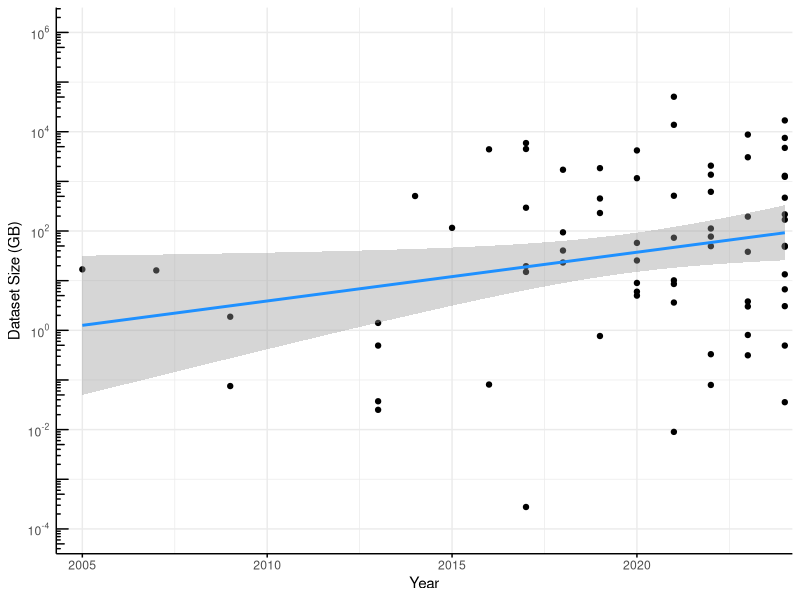
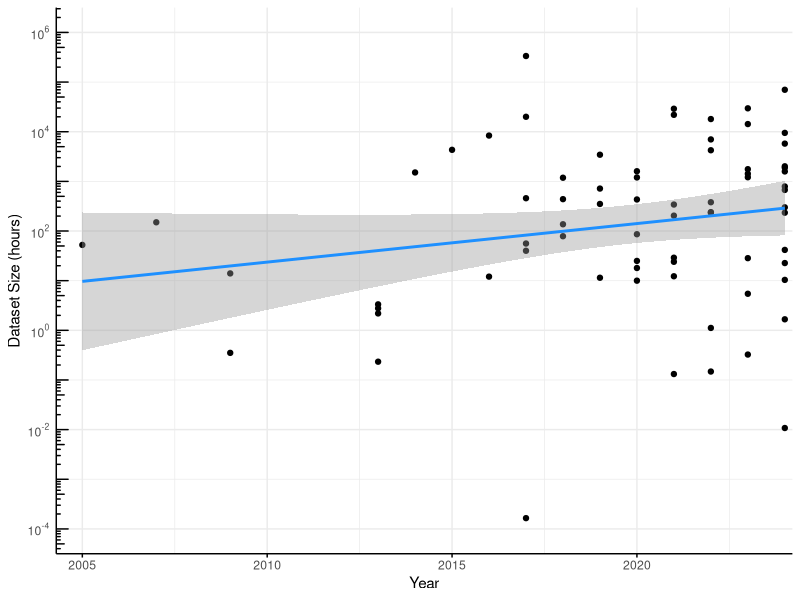
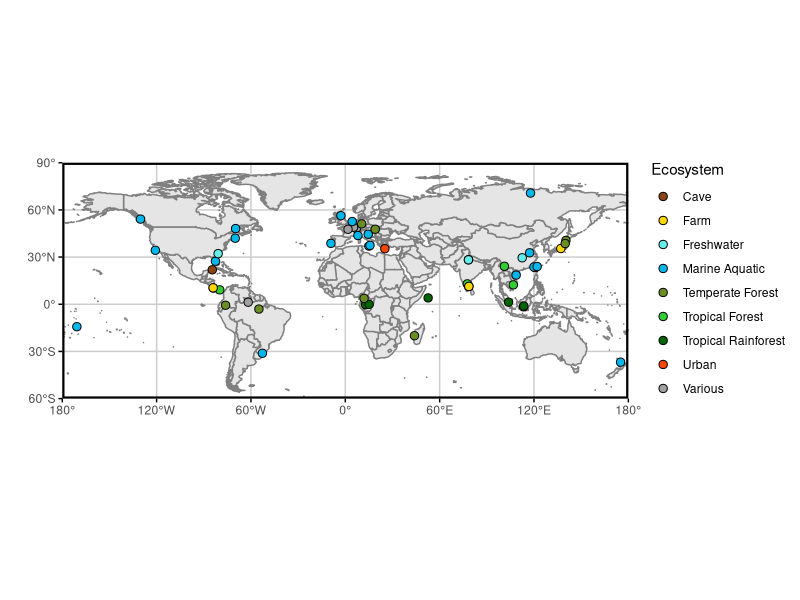
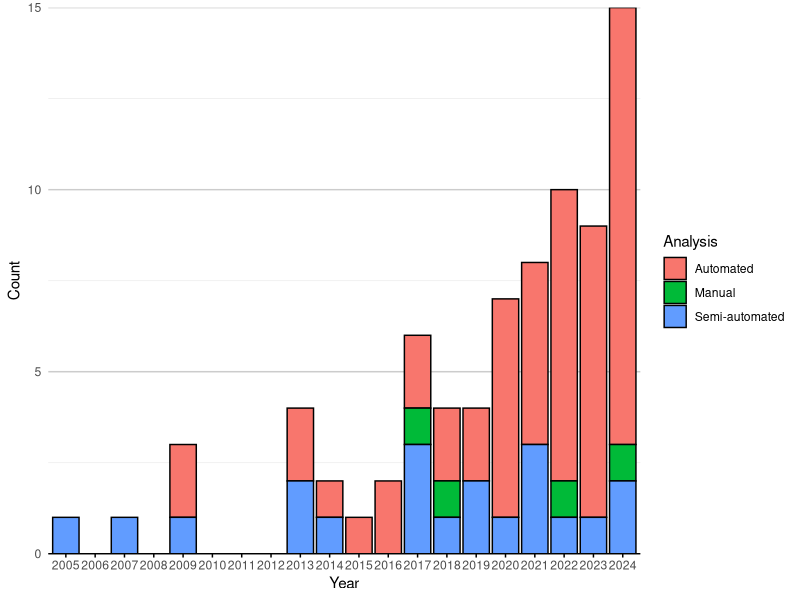
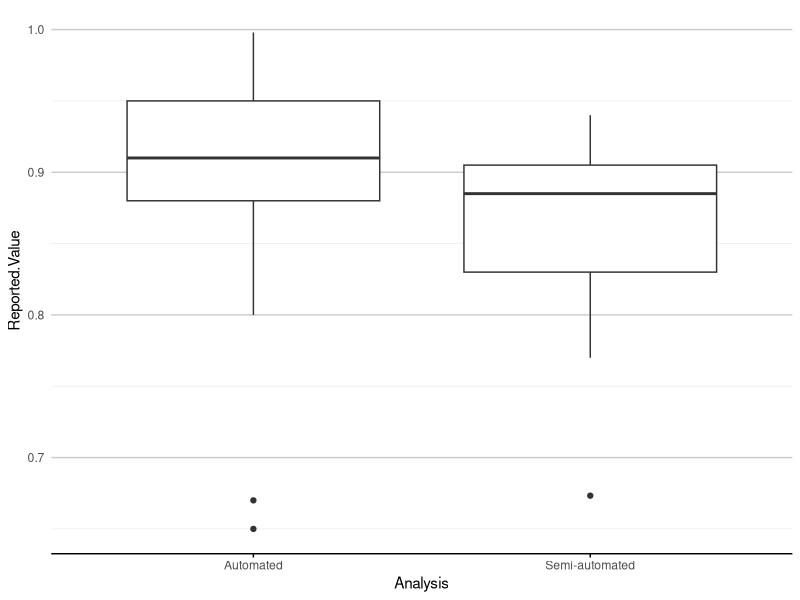
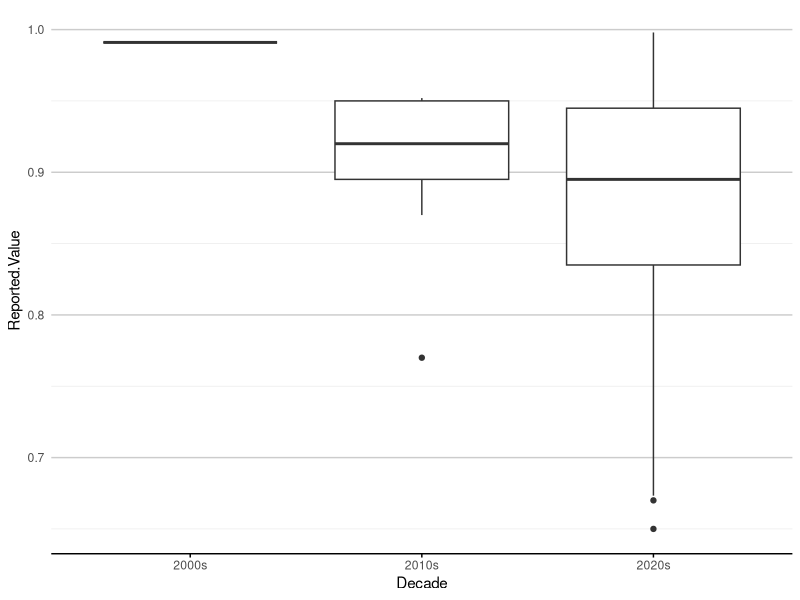
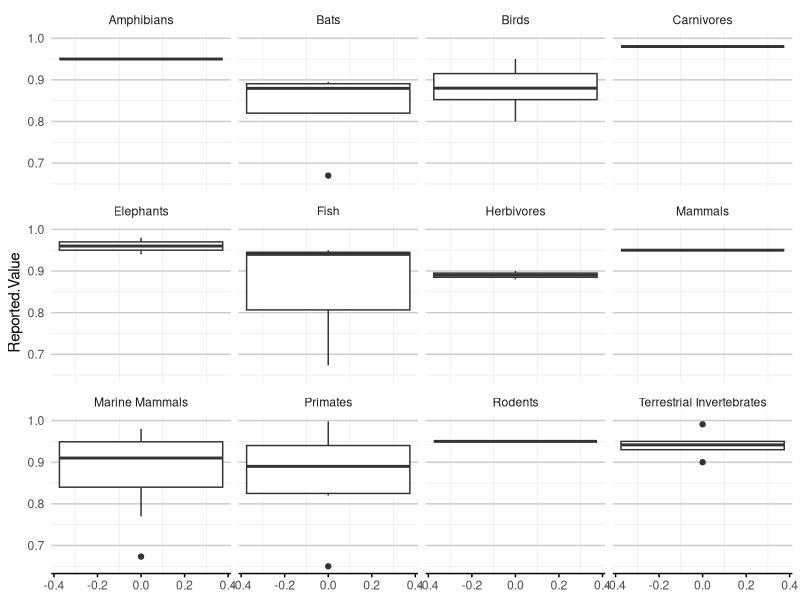
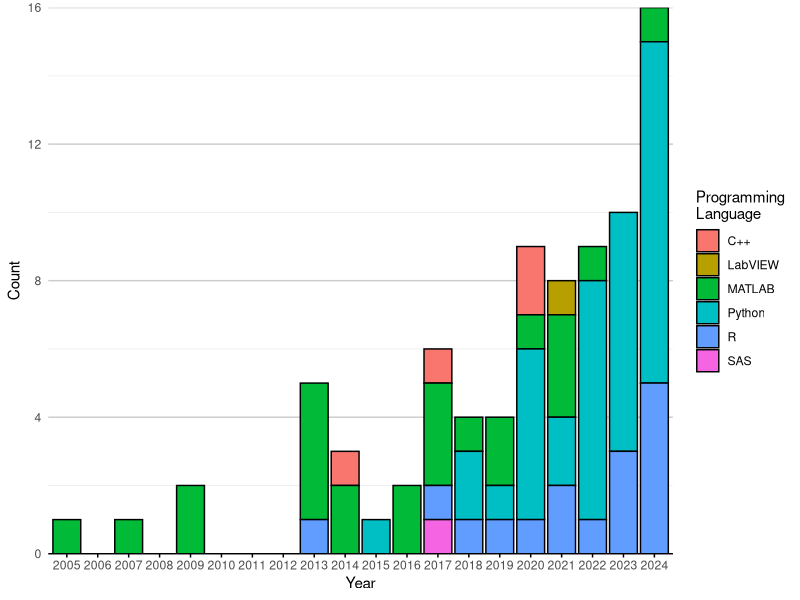

Source code (R) for these figures, in order:
## ---- chunk 1
library(ggplot2)
library(maps)
library(dplyr)
## ---- chunk 2
df <- read.csv("tagged_literature.csv")
#df$Year <- as.factor(df$Year)

log10_minor_break = function (...){
  function(x) {
    minx         = floor(min(log10(x), na.rm=T))-1;
    maxx         = ceiling(max(log10(x), na.rm=T))+1;
    n_major      = maxx-minx+1;
    major_breaks = seq(minx, maxx, by=1)
    minor_breaks = 
      rep(log10(seq(1, 9, by=4)), times = n_major)+
      rep(major_breaks, each = 9)
    return(10^(minor_breaks))
  }
}

log_breaks = function(maj, radix=10) {
  function(x) {
    minx         = floor(min(logb(x,radix), na.rm=T)) - 1
    maxx         = ceiling(max(logb(x,radix), na.rm=T)) + 1
    n_major      = maxx - minx + 1
    major_breaks = seq(minx, maxx, by=1)
    if (maj) {
      breaks = major_breaks
    } else {
      steps = logb(1:(radix-1),radix)
      breaks = rep(steps, times=n_major) +
               rep(major_breaks, each=radix-1)
    }
    radix^breaks
  }
}
scale_x_log_eng = function(..., radix=10) {
  scale_x_continuous(...,
                     trans=scales::log_trans(radix),
                     breaks=scales::log_breaks(TRUE, radix),
                     minor_breaks=scales::log_breaks(FALSE, radix))
}
scale_y_log_eng = function(..., radix=10) {
  scale_y_continuous(...,
                     trans=scales::log_trans(radix),
                     breaks=scales::log_breaks(TRUE, radix),
                     minor_breaks=scales::log_breaks(FALSE, radix))
}

p <- df |>
  tidyr::drop_na(Dataset.GB) |> 
  #filter(Year >= 2008) |>
  ggplot(aes(Year, Dataset.GB)) + 
  geom_point() + 
  scale_y_log10(
    limits = c(1e-4, 1e6),
    breaks = scales::trans_breaks("log10", function(x) 10^x),
    labels = scales::trans_format("log10", scales::math_format(10^.x))
  ) +
  annotation_logticks(side="l")+
  geom_smooth(method="lm", color = "dodgerblue") +
  scale_x_continuous(limits=c(2004.5, 2024), expand = c(0.01,0.01)) +
  labs(y="Dataset Size (GB)") +
  theme_minimal() +
  theme(axis.line = element_line(),
        axis.ticks.x = element_line())
p
ggsave("images/data_trend.png", p, width = 110, height = 110, units = "mm")

p <- df |>
  tidyr::drop_na(Dataset.Hours) |> 
  #filter(Year >= 2008) |>
  ggplot(aes(Year, Dataset.Hours)) + 
  geom_point() + 
  scale_y_log10(
    limits = c(1e-4, 1e6),
    breaks = scales::trans_breaks("log10", function(x) 10^x),
    labels = scales::trans_format("log10", scales::math_format(10^.x))
  ) +
  annotation_logticks(side="l")+
  geom_smooth(method="lm", color = "dodgerblue") +
  scale_x_continuous(limits=c(2004.5, 2024), expand = c(0.01,0.01)) +
  labs(y="Dataset Size (hours)") +
  theme_minimal() +
  theme(axis.line = element_line(),
        axis.ticks.x = element_line())
p
ggsave("images/hours_trend.png", p, width = 110, height = 110, units = "mm")
## ---- chunk 3
# Sample data
#coords <- c("-0.356251N,12.940863E;-0.078775N,15.127076E", "-0.078775N,15.1270777E")

# Function to convert coordinates to numeric values
convert_to_numeric <- function(coord_string) {
  # Split the string by comma
  parts <- strsplit(coord_string, ",")[[1]]
  #remove leading or trailing space
  
  # Extract latitude and longitude, handle direction
  lat <- as.numeric(gsub("[A-Z]", "", parts[1]))
  lon <- as.numeric(gsub("[A-Z]", "", parts[2]))
  
  # Check direction for latitude
  if (grepl("S", parts[1])) {
    lat <- -lat
  }
  
  # Check direction for longitude
  if (grepl("W", parts[2])) {
    lon <- -lon
  }
  
  return(paste0(c(lat, lon), collapse = ","))
}

Latlong_df <- df |>
  select(Latlong, Ecosystem) |>
  mutate(Latlong = strsplit(Latlong, ";")) |>
  tidyr::unnest(Latlong) |>
  mutate(Ecosystem = strsplit(Ecosystem, ", ")) |>
  tidyr::unnest(Ecosystem) |>
  mutate(Latlong = sapply(Latlong, convert_to_numeric),
         lat = sapply(strsplit(Latlong, ","), function(x) as.numeric(x[1])),
         long = sapply(strsplit(Latlong, ","), function(x) as.numeric(x[2]))
)

# Create the world map
world <- map_data("world")

ecosystem_colors <- c(
  "Tropical Forest" = "#32CD32",
  "Marine Aquatic" = "#00B7EB",
  "Various" = "#a0a0a0",
  "Tropical Rainforest" = "#006400",
  "Freshwater" = "#66EEEB",
  "Temperate Forest" = "#6B8E23",
  "Farm" = "#FFD700",
  "Cave" = "#8B4513",
  "Urban" = "#FF4500"
)

# Plotting
p <- ggplot() +
  # Add world map with light grey fill and dark grey borders
  geom_polygon(data = world, aes(x = long, y = lat, group = group), 
               fill = "grey90", color = "grey50") +
  # Add jittered points for different tags
  geom_jitter(data = Latlong_df, aes(x = long, y = lat, fill = Ecosystem), colour="black", size = 2.5, shape=21) +
  # Set coordinate system to map projection
  coord_fixed(ratio = 1, xlim = c(-180, 180), ylim = c(-60, 90), expand = FALSE) +
  # Custom breaks and labels for x (longitude) and y (latitude)
  scale_x_continuous(breaks = seq(-180, 180, by = 60),
                     labels = c("180°", "120°W", "60°W", "0°", "60°E", "120°E", "180°")) +
  scale_y_continuous(breaks = seq(-90, 90, by = 30),
                     labels = c("90°", "60°S", "30°S", "0°", "30°N", "60°N", "90°")) +
  scale_fill_manual(values = ecosystem_colors) +
  # Theme settings
  labs(x="",y="")+
  theme_minimal() +
  theme(
    axis.ticks = element_line(),
    panel.grid.major = element_line(color = "grey80"),    # Light grey grid lines
    panel.grid.minor = element_blank(),                   # No minor grid lines
    panel.border = element_rect(color = "black", fill = NA, linewidth=1.5),  # Black panel border
    axis.text.x = element_text(angle = 0, hjust = 0.5),   # Horizontal x-axis text
    legend.position = "right"                             # Legend on right
  )
p
ggsave("images/ecosystem_map.png", p, width = 240, height = 90, units = "mm")
## ---- chunk 4
bar_theme_x <- theme(panel.grid.major.x = element_blank(),
                   panel.grid.major.y = element_line(colour = "grey80"),
                   axis.line.x = element_line(colour="black"),
                   axis.ticks.x=element_line())
bar_theme_y <- theme(panel.grid.major.y = element_blank(),
                   panel.grid.major.x = element_line(colour = "grey80"),
                   axis.line.y = element_line(colour="black"),
                   axis.ticks.y=element_line())

include_missing_zero <- function(df, col){
  missing_years <- 2005:2024  # This creates c(2025, 2024)

  new_rows <- expand.grid(
    Year  = missing_years,  
    a     = df |> pull({{col}}) |> unique(), 
    Count = 0
  )
  
  colnames(new_rows)[2] <- col

  df <- df |>
    bind_rows(new_rows) |>
    distinct() 
  return(df)
}

keep_gt1 <- function(df, col){
  total_counts <- df |>
    group_by(.data[[col]]) |>
    summarise(Total_Count = n(), .groups = 'drop') |>
    na.omit()

  methods_to_keep <- total_counts |>
    filter(Total_Count > 1) |>
    pull({{ col }})
    
  df[,col] <- ifelse(df[[col]] %in% methods_to_keep, df[[col]], "Other Methods")
  return(df)
}

barplot_counts <- function(df, col, col_title=col, prop=FALSE, year=TRUE, decade=FALSE, bar_col="dodgerblue"){
  if(decade){
    df <- df |>
      mutate(Year = case_when(
        Year >= 2000 & Year < 2010 ~ "2000s",
        Year >= 2010 & Year < 2020 ~ "2010s",
        Year >= 2020 & Year < 2030 ~ "2020s",
        TRUE ~ NA_character_  # Handle years outside these ranges
      ))
  }
  count_data <- df |>
    group_by(Year, .data[[col]], .drop=FALSE) |>
    summarise(Count = n(), .groups = 'drop') |>
    na.omit()
  
  total_count_per_year <- count_data |>
    group_by(Year, .drop=FALSE) |>
    summarise(Total = sum(Count), .groups = 'drop')
  
  count_data <- left_join(count_data, total_count_per_year, by = "Year") |>
    mutate(Percentage = (Count / Total) * 100) |>
    arrange(Year, .data[[col]])
  
  if(!decade){
    count_data <- count_data |>
    include_missing_zero(col)
  }
  
  if(!year){
    df <- df[df[,col] != "Other Methods",]
    p <- df |>
      ggplot(aes(y = reorder(.data[[col]], .data[[col]], FUN = length, decreasing = FALSE))) +
      geom_bar(stat = "count", fill = bar_col) +  # Fill bars with dodgerblue
      labs(x = "Count", y = col_title) +
      scale_x_continuous(expand = c(0,0))
  } else {
    if(prop){
      p <- count_data |> 
        ggplot(aes(x = factor(Year), y = Percentage, fill = .data[[col]], label=Count)) +
        geom_bar(stat = "identity", colour=ifelse(count_data$Count > 0, "black", NA)) +
        geom_label(
          aes(group = .data[[col]]),
          size = 3,
          position = position_stack(vjust = 0.5), 
          fill = "white",                # Optional: black background for contrast
          hjust = ifelse((count_data$Count <= 3) & count_data[[col]] %in% c("Log Magnitude", "Mel", "Data Augmentation", "Downsampling"), (1:nrow(count_data) - 1) %% 2, 0.5)
        ) +
        labs(x = ifelse(decade, "Decade", "Year"), y = "Percentage", fill = col_title) +
        scale_y_continuous(limits=c(0,102), expand=c(0,0)) #+ 
        #guides(fill = guide_legend(override.aes = list(colour = NA)))
    } else {
      p <- count_data |> 
        ggplot(aes(x = factor(Year), y = Count, fill = .data[[col]])) +
        geom_bar(stat = "identity", colour=ifelse(count_data$Count > 0, "black", NA)) +
        labs(x = ifelse(decade, "Decade", "Year"), y = "Count", fill = col_title) +
        scale_y_continuous(expand=c(0,0))
    }
  }
  p <- p + 
    #scale_fill_viridis_d()+
    theme_minimal() +
    guides(fill = guide_legend(override.aes = list(colour = "black")))+
    bar_theme_x
  return(p)
}
## ---- chunk 5
# Convert 'NA' to R's NA
df$Analysis[df$Analysis == "NA"] <- NA

p <- barplot_counts(df, "Analysis")
p
ggsave("images/analysis_year.png", p, width = 240, height = 100, units = "mm")
## ---- chunk 6
p <- df |>
  filter((Reported.Value != "") & (!is.na(Reported.Value))) |>
  mutate(Reported.Value = as.numeric(Reported.Value)) |>
  tidyr::drop_na(Reported.Value) |>
  ggplot(aes(x = Analysis, y = Reported.Value)) +
  geom_boxplot() +
  theme_minimal() +
  bar_theme_x
p
ggsave("images/analysis_reportedvalue.png", p, width = 240, height = 100, units = "mm")
## ---- chunk 7
p <- df |>
  filter((Reported.Value != "") & (!is.na(Reported.Value))) |>
  mutate(Reported.Value = as.numeric(Reported.Value)) |>
  tidyr::drop_na(Reported.Value) |>
  mutate(Decade = case_when(
    Year >= 2000 & Year < 2010 ~ "2000s",
    Year >= 2010 & Year < 2020 ~ "2010s",
    Year >= 2020 & Year < 2030 ~ "2020s",
    TRUE ~ NA_character_  # Handle years outside these ranges
  )) |>
  ggplot(aes(x = Decade, y = Reported.Value)) +
  geom_boxplot() +
  theme_minimal() +
  bar_theme_x
p
ggsave("images/decade_reportedvalue.png", p, width = 240, height = 100, units = "mm")
## ---- chunk 8
p <- df |>
  filter((Reported.Value != "") & (!is.na(Reported.Value))) |>
  mutate(Reported.Value = as.numeric(Reported.Value)) |>
  tidyr::drop_na(Reported.Value) |>
  mutate(Taxa = strsplit(as.character(Taxa), ", ")) |>
  tidyr::unnest(Taxa) |>
  ggplot(aes(y = Reported.Value)) +
  geom_boxplot() +
  theme_minimal() +
  bar_theme_x +
  facet_wrap(~Taxa)
p
ggsave("images/taxa_reportedvalue.png", p, width = 240, height = 100, units = "mm")
## ---- chunk 9
# Convert 'NA' to R's NA
df$Programming.Language[df$Programming.Language == "NA"] <- NA

# Split languages where there are multiple
df_lang <- df |>
  mutate(ProgLanguage = strsplit(as.character(Programming.Language), ", ")) |>
  tidyr::unnest(ProgLanguage)

p <- barplot_counts(df_lang, "ProgLanguage", "Programming\nLanguage")
p
ggsave("images/programminglanguage_year.png", p, width = 240, height = 100, units = "mm")
## ---- chunk 10
df_taxa <- df |>
  mutate(Taxa = strsplit(as.character(Taxa), ", ")) |>
  tidyr::unnest(Taxa)

p <- barplot_counts(df_taxa, "Taxa")
p
ggsave("images/taxa_year.png", p, width = 240, height = 100, units = "mm")
## ---- chunk 11
df_analysis <- df |>
  mutate(Analysis.Methods = strsplit(as.character(Analysis.Methods), ", ")) |>
  tidyr::unnest(Analysis.Methods)

df_analysis <- keep_gt1(df_analysis, "Analysis.Methods")
  #filter(Analysis.Methods %in% methods_to_keep)
p <- barplot_counts(df_analysis, "Analysis.Methods")
p
ggsave("images/analysismethods_year.png", p, width = 240, height = 100, units = "mm")
p <- barplot_counts(df_analysis, "Analysis.Methods", year=FALSE)
p
ggsave("images/analysismethods_total.png", p, width = 240, height = 100, units = "mm")
## ---- chunk 12
df_tools <- df |>
  mutate(Automation.Tools = strsplit(as.character(Automation.Tools), ", ")) |>
  tidyr::unnest(Automation.Tools)

df_tools <- keep_gt1(df_tools, "Automation.Tools")

#filter(Analysis.Methods %in% methods_to_keep)
p <- barplot_counts(df_tools, "Automation.Tools", "Automation Tools")
p
ggsave("images/automationtools_year.png", p, width = 240, height = 120, units = "mm")
p <- barplot_counts(df_tools, "Automation.Tools", "Automation Tools", year = FALSE, bar_col="darkmagenta")
p
ggsave("images/automationtools_total.png", p, width = 240, height = 120, units = "mm")
## ---- chunk 13
df_code_available <- df |>
  mutate(Code.Availability = strsplit(as.character(Code.Availability), ", ")) |>
  tidyr::unnest(Code.Availability)

p <- barplot_counts(df_code_available, "Code.Availability", "Code\nAvailability")
p
ggsave("images/codeavailable_year.png", p, width = 240, height = 100, units = "mm")
## ---- chunk 14
df_data_available <- df |>
  mutate(Data.Availability = strsplit(as.character(Data.Availability), ", ")) |>
  tidyr::unnest(Data.Availability)

p <- barplot_counts(df_data_available, "Data.Availability", "Data\nAvailability")
p
ggsave("images/dataavailable_year.png", p, width = 240, height = 100, units = "mm")
## ---- chunk 15
#df <- read.csv("tagged_literature.csv")
#df |>
#  mutate(Automation.Tools = strsplit(as.character(Automation.Tools), ", ")) |>
#  tidyr::unnest(Automation.Tools) |>
#  pull(Automation.Tools) |> sort() |> unique()
## ---- chunk 16
#df <- read.csv("tagged_literature.csv")
#df |>
#  mutate(Analysis.Methods = strsplit(as.character(Analysis.Methods), ", ")) |>
#  tidyr::unnest(Analysis.Methods) |>
#  pull(Analysis.Methods) |> sort() |> unique()
## ---- chunk 17
df_eval <- df |>
  mutate(Evaluation.Method = strsplit(as.character(Evaluation.Method), ", ")) |>
  tidyr::unnest(Evaluation.Method)

df_eval <- keep_gt1(df_eval, "Evaluation.Method")
  #filter(Analysis.Methods %in% methods_to_keep)
p <- barplot_counts(df_eval, "Evaluation.Method", "Evaluation Method")
p
ggsave("images/evaluationmethod_year.png", p, width = 240, height = 100, units = "mm")
## ---- chunk 18
#df <- read.csv("tagged_literature.csv")
#df |>
#  mutate(Preprocessing = strsplit(as.character(Preprocessing), ", ")) |>
#  tidyr::unnest(Preprocessing) |>
#  pull(Preprocessing) |> sort() |> unique()
## ---- chunk 19
df_pre <- df |>
  mutate(Preprocessing = strsplit(as.character(Preprocessing), ", ")) |>
  tidyr::unnest(Preprocessing)

df_pre <- keep_gt1(df_pre, "Preprocessing")
p <- barplot_counts(df_pre, "Preprocessing")
p
ggsave("images/preprocessing_year.png", p, width = 240, height = 100, units = "mm")
p <- barplot_counts(df_pre, "Preprocessing", prop=TRUE)
p
ggsave("images/preprocessing_prop_year.png", p, width = 240, height = 100, units = "mm")
p <- barplot_counts(df_pre, "Preprocessing", prop=TRUE, decade=TRUE)
p
ggsave("images/preprocessing_prop_decade.png", p, width = 200, height = 80, units = "mm")
## ---- chunk 20
count_data <- df_lang |>
    group_by(Year, ProgLanguage, .drop=FALSE) |>
    summarise(Count = n(), .groups = 'drop') |>
    na.omit()
  
total_count_per_year <- count_data |>
  group_by(Year, .drop=FALSE) |>
  summarise(Total = sum(Count), .groups = 'drop')

count_data <- left_join(count_data, total_count_per_year, by = "Year") |>
  mutate(Percentage = (Count / Total) * 100) |>
  include_missing_zero('ProgLanguage')

count_data |> 
  ggplot(aes(x = factor(Year), y = Count, fill = ProgLanguage)) +
  geom_bar(stat = "identity", colour=ifelse(count_data$Count > 0, "black", NA)) +
  labs(x = "Year", y = "Count", fill = 'Language') +
  scale_y_continuous(expand=c(0,0))+
  theme_minimal() +
  guides(fill = guide_legend(override.aes = list(colour = "black")))+
  theme(panel.grid.major.x = element_blank(),
        panel.grid.major.y = element_line(colour = "grey80"),
        axis.line.x = element_line(colour="black"),
        #panel.grid = element_line(colour="lightgrey"),
        axis.ticks.x=element_line())
## ---- chunk 21
df_tools <- df |>
  mutate(Automation.Tools = strsplit(as.character(Automation.Tools), ", ")) |>
  tidyr::unnest(Automation.Tools) |>
  mutate(Taxa = strsplit(as.character(Taxa), ", ")) |>
  tidyr::unnest(Taxa)

df_tools <- keep_gt1(df_tools, "Automation.Tools")
p <- df_tools |>
  filter(Automation.Tools != "Other Methods") |>
      ggplot(aes(y = reorder(Automation.Tools, Automation.Tools, FUN = length, decreasing = FALSE), fill = Taxa)) +
      geom_bar(stat = "count", colour="black") +  # Fill bars with dodgerblue
      labs(x = "Count", y = "Automation Tools") +
      scale_x_continuous(expand = c(0,0)) +
  theme_minimal() +
  bar_theme_y
p
ggsave("images/automationtools_taxa.png", p, width = 240, height = 120, units = "mm")
## ---- chunk 22
df_analysis <- df |>
  mutate(Analysis.Methods = strsplit(as.character(Analysis.Methods), ", ")) |>
  tidyr::unnest(Analysis.Methods) |>
  mutate(Taxa = strsplit(as.character(Taxa), ", ")) |>
  tidyr::unnest(Taxa)

df_analysis <- keep_gt1(df_analysis, "Analysis.Methods")
p <- df_analysis |>
  filter(Analysis.Methods != "Other Methods") |>
      ggplot(aes(y = reorder(Analysis.Methods, Analysis.Methods, FUN = length, decreasing = FALSE), fill = Taxa)) +
      geom_bar(stat = "count", colour="black") +  # Fill bars with dodgerblue
      labs(x = "Count", y = "Analysis Methods") +
      scale_x_continuous(expand = c(0,0)) +
  theme_minimal() +
  bar_theme_y
p
ggsave("images/analysismethods_taxa.png", p, width = 240, height = 120, units = "mm")
## ---- chunk 23
df <- read.csv("tagged_literature.csv")
df_analysis <- df |>
  # Unnest Analysis.Methods
  mutate(Analysis.Methods = strsplit(as.character(Analysis.Methods), ", ")) |>
  tidyr::unnest(Analysis.Methods) |>
  keep_gt1("Analysis.Methods") |>
  #filter(Analysis.Methods != "Other Methods") |>
  # Unnest Automation.Tools (assuming it exists in df)
  mutate(Automation.Tools = strsplit(as.character(Automation.Tools), ", ")) |>
  tidyr::unnest(Automation.Tools) |>
  keep_gt1("Automation.Tools") |>
  #filter(Automation.Tools != "Other Methods") |>
  # Unnest Taxa
  mutate(Taxa = strsplit(as.character(Taxa), ", ")) |>
  tidyr::unnest(Taxa) |>
  # Pivot to long format for faceting
  tidyr::pivot_longer(
    cols = c("Analysis.Methods", "Automation.Tools"),
    names_to = "Category",
    values_to = "Method.Tool"
  ) |>
  mutate(Category = stringr::str_replace(Category, "\\.", " "))
  # Filter out "Other Methods" equivalent

# Plot with facet_grid
p <- df_analysis |>
  ggplot(aes(y = reorder(Method.Tool, Method.Tool, FUN = length, decreasing = FALSE), fill = Taxa)) +
  geom_bar(stat = "count", colour = "black") +
  labs(x = "Count", y = NULL) +  # Remove y-axis label since facets will label it
  scale_x_continuous(expand = c(0, 0)) +
  facet_wrap(~Category, scales = "free_y", ncol = 2) +  # Facet by Category
  theme_minimal() +
  bar_theme_y  # Assuming this is a custom theme defined elsewhere

# Display and save
p
ggsave("images/analysismethods_automation_taxa.png", p, width = 300, height = 130, units = "mm")
#df_analysis |> filter(Category == "Analysis.Methods") |> pull(Method.Tool) |> unique() |> sort()
## ---- chunk 24
#x axis-year, y-axcis, manual.automatic.semiautomatic

# Assuming your dataframe is called 'df'
# First, preprocess the Monitoring.Year column
df_expandyear <- df |>
  filter(!is.na(Monitoring.Year)) |>
  #select(Monitoring.Year) |>
  # Separate comma-separated values into rows
  tidyr::separate_rows(Monitoring.Year, sep = ",") |>
  # Clean up any whitespace
  mutate(Monitoring.Year = trimws(Monitoring.Year)) |>
  # Create a new column that expands hyphenated years
  mutate(Expanded_Years = purrr::map(Monitoring.Year, function(x) {
    if (stringr::str_detect(x, "-")) {
      range <- stringr::str_split(x, "-")[[1]] |> as.numeric()
      return(seq(range[1], range[2]))
    } else {
      return(as.numeric(x))
    }
  })) |>
  # Unnest the list column into individual rows
  tidyr::unnest(Expanded_Years) # Create the boxplot
  
df |>
  ggplot(aes(x=Year, fill=Analysis)) +
  geom_bar(stat="count", colour="black") +
  #ggplot(aes(x = Analysis, y = Expanded_Years)) +
  #geom_boxplot() +
  # Customize the plot
  #make breaks pretty
  scale_y_continuous(expand = c(0,0), breaks = pretty) +
  scale_x_continuous(expand = c(0,0), breaks = pretty) +
  labs(title = "Analysis Type by Year",
       x = "Monitoring Year",
       y = "Count") +
  # Rotate x-axis labels if needed
  theme(panel.grid.major.x = element_blank(),
        panel.grid.major.y = element_line(colour = "grey80"),
        axis.line.x = element_line(colour="black"),
        axis.ticks.x=element_line())+
  # Ensure proper spacing
  theme_minimal() +
  bar_theme_x
## ---- chunk 25
#correlation plot between monitoring year and publication year
ggplot(df_expandyear, aes(x=Expanded_Years, y=Year, colour=Title)) +
  geom_point() +
  geom_smooth(method="lm", color = "dodgerblue") +
  labs(title = "Correlation between Monitoring Year and Publication Year",
       x = "Monitoring Year",
       y = "Publication Year") +
  theme_minimal() + 
  #hide legend
  theme(legend.position="none")
## ---- chunk 26
# install.packages("devtools")
#devtools::install_github("davidsjoberg/ggsankey")
#library(ggsankey)
## ---- chunk 27
# Create data frame with flows between stages
# Create the data frame for ggsankey
